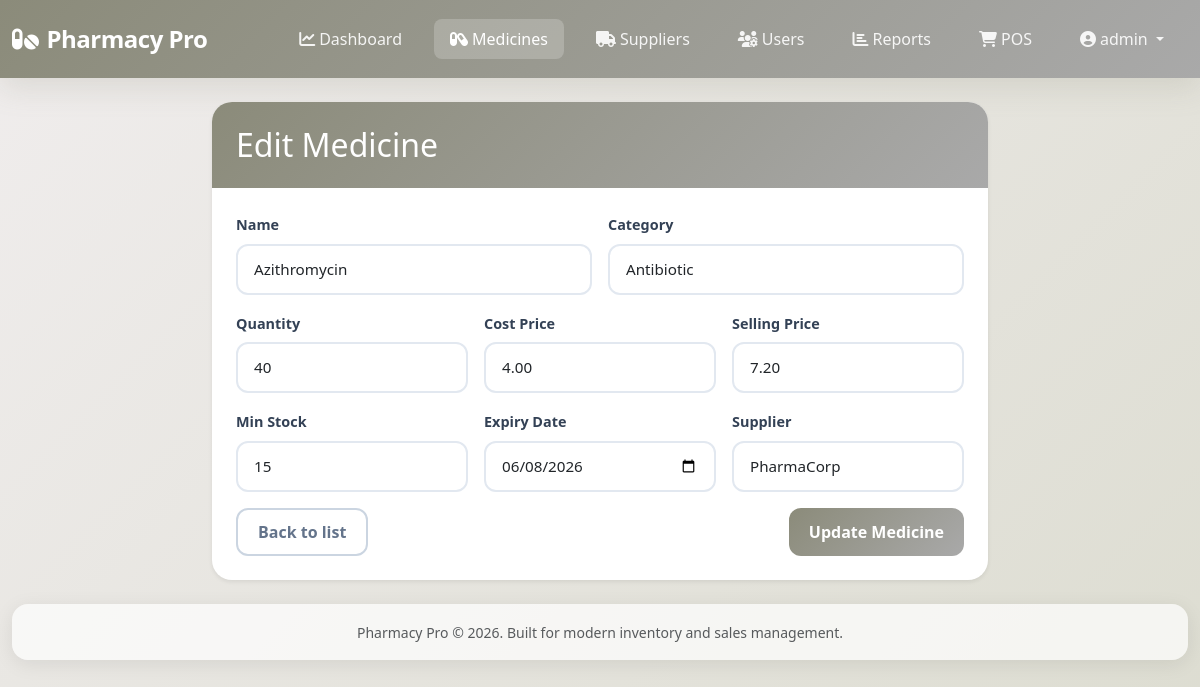
Screenshot of /pages/medicine_form.php?id=2 (signed in) with the database file from the repository.
### tables this page shows
CREATE TABLE IF NOT EXISTS medicines (
  id INT AUTO_INCREMENT PRIMARY KEY,
  name VARCHAR(255) NOT NULL,
  category VARCHAR(150) NOT NULL,
  quantity INT NOT NULL DEFAULT 0,
  cost_price DECIMAL(10,2) NOT NULL DEFAULT 0.00,
  price DECIMAL(10,2) NOT NULL DEFAULT 0.00,
  expiry_date DATE NOT NULL,
  min_stock INT NOT NULL DEFAULT 0,
  supplier_id INT,
  FOREIGN KEY (supplier_id) REFERENCES suppliers(id) ON DELETE SET NULL
);

CREATE TABLE IF NOT EXISTS suppliers (
  id INT AUTO_INCREMENT PRIMARY KEY,
  name VARCHAR(255) NOT NULL,
  contact VARCHAR(255) NOT NULL,
  created_at TIMESTAMP DEFAULT CURRENT_TIMESTAMP
);

### includes/functions.php (called while the page is built, shortened)
<?php
require_once __DIR__ . '/../config/config.php';
function fetchAllRows($sql, $params = [])
{
    global $pdo;
    $stmt = $pdo->prepare($sql);
    $stmt->execute($params);
    return $stmt->fetchAll();
}
function fetchRow($sql, $params = [])
{
    global $pdo;
    $stmt = $pdo->prepare($sql);
    $stmt->execute($params);
    return $stmt->fetch();
}

### pages/medicine_form.php (the view, shortened to what this page needs)
<?php
require_once __DIR__ . '/../includes/header.php';
$id = isset($_GET['id']) ? intval($_GET['id']) : null;
$medicine = [
    'name' => '',
    'category' => '',
    'quantity' => '',
    'cost_price' => '',
    'price' => '',
    'expiry_date' => '',
    'min_stock' => '',
    'supplier_id' => '',
];
if ($id) {
    $medicine = fetchRow('SELECT * FROM medicines WHERE id = ?', [$id]);
}
$suppliers = fetchAllRows('SELECT * FROM suppliers ORDER BY name ASC');
?>
<div class="row justify-content-center">
    <div class="col-lg-8">
        <div class="card shadow-sm">
            <div class="card-header">
                <h2 class="mb-0"><?= $id ? 'Edit Medicine' : 'Add Medicine' ?></h2>
            </div>
            <div class="card-body">
                <form method="post" novalidate>
                    <div class="row g-3">
                        <div class="col-md-6">
                            <label class="form-label">Name</label>
                            <input type="text" name="name" class="form-control" value="<?= htmlspecialchars($medicine['name']) ?>" required>
                        </div>
                        <div class="col-md-6">
                            <label class="form-label">Category</label>
                            <input type="text" name="category" class="form-control" value="<?= htmlspecialchars($medicine['category']) ?>" required>
                        </div>
                        <div class="col-md-4">
                            <label class="form-label">Quantity</label>
                            <input type="number" name="quantity" min="0" class="form-control" value="<?= htmlspecialchars($medicine['quantity']) ?>" required>
                        </div>
                        <div class="col-md-4">
                            <label class="form-label">Cost Price</label>
                            <input type="number" name="cost_price" min="0" step="0.01" class="form-control" value="<?= htmlspecialchars($medicine['cost_price']) ?>" required>
                        </div>
                        <div class="col-md-4">
                            <label class="form-label">Selling Price</label>
                            <input type="number" name="price" min="0" step="0.01" class="form-control" value="<?= htmlspecialchars($medicine['price']) ?>" required>
                        </div>
                        <div class="col-md-4">
                            <label class="form-label">Min Stock</label>
                            <input type="number" name="min_stock" min="0" class="form-control" value="<?= htmlspecialchars($medicine['min_stock']) ?>" required>
                        </div>
                        <div class="col-md-4">
                            <label class="form-label">Expiry Date</label>
                            <input type="date" name="expiry_date" class="form-control" value="<?= htmlspecialchars($medicine['expiry_date']) ?>" required>
                        </div>
                        <div class="col-md-4">
                            <label class="form-label">Supplier</label>
                            <select name="supplier_id" class="form-select">
                                <?php foreach ($suppliers as $supplier): ?>
                                    <option value="<?= $supplier['id'] ?>" <?= $medicine['supplier_id'] == $supplier['id'] ? 'selected' : '' ?>>
                                        <?= htmlspecialchars($supplier['name']) ?>
                                    </option>
                                <?php endforeach; ?>
                            </select>
                        </div>
                        <div class="col-12 d-flex justify-content-between">
                            <a href="<?= BASE_URL ?>/pages/medicines.php" class="btn btn-outline-secondary">Back to list</a>
                            <button type="submit" class="btn btn-primary"><?= $id ? 'Update Medicine' : 'Add Medicine' ?></button>
                        </div>
                    </div>
                </form>
            </div>
        </div>
    </div>
</div>
<?php require_once __DIR__ . '/../includes/footer.php';

### assets/css/style.css (style rules this page uses)
:root { --primary-gradient: linear-gradient(135deg, #8B8B7A 0%, #A9A9A9 100%); --secondary-gradient: linear-gradient(135deg, #95928D 0%, #A19F96 100%); --success-color: #10b981; --warning-color: #f59e0b; --danger-color: #ef4444; --info-color: #3b82f6; --light-bg: #f0eded; --card-shadow: 0 4px 20px rgba(0, 0, 0, 0.08); --transition: all 0.3s cubic-bezier(0.4, 0, 0.2, 1); }
* { box-sizing: border-box; }
html, body { height: 100%; scroll-behavior: smooth; }
body { background: linear-gradient(135deg, #f0eded 0%, #DCDCD0 100%); color: #1e293b; font-family: 'Segoe UI', Tahoma, Geneva, Verdana, sans-serif; min-height: 100vh; display: flex; flex-direction: column; }
.card { border: none; border-radius: 1.25rem; box-shadow: var(--card-shadow); transition: var(--transition); overflow: hidden; }
.card-header { background: linear-gradient(135deg, #8B8B7A 0%, #A9A9A9 100%); color: white; border: none; padding: 1.5rem; font-weight: 600; font-size: 1.1rem; }
.card-body { padding: 1.5rem; }
.btn { border-radius: 0.75rem; font-weight: 600; padding: 0.625rem 1.25rem; transition: var(--transition); border: none; }
.btn-primary { background: var(--primary-gradient); color: white; }
.btn-outline-secondary { color: #64748b; border: 2px solid #cbd5e1; }
.form-control, .form-select { border: 2px solid #e2e8f0; border-radius: 0.75rem; padding: 0.75rem 1rem; font-size: 0.95rem; transition: var(--transition); background: white; }
.form-label { font-weight: 600; color: #334155; margin-bottom: 0.5rem; font-size: 0.9rem; }
.card, .alert { animation: fadeIn 0.3s ease-in-out; }

### rows the page displays
medicines: name "Azithromycin", category "Antibiotic", quantity "40", cost_price "4.00", price "7.20", min_stock "15", expiry_date "06/08/2026", supplier_id "PharmaCorp"

### other values shown
$_SESSION['admin_name'] "admin"
